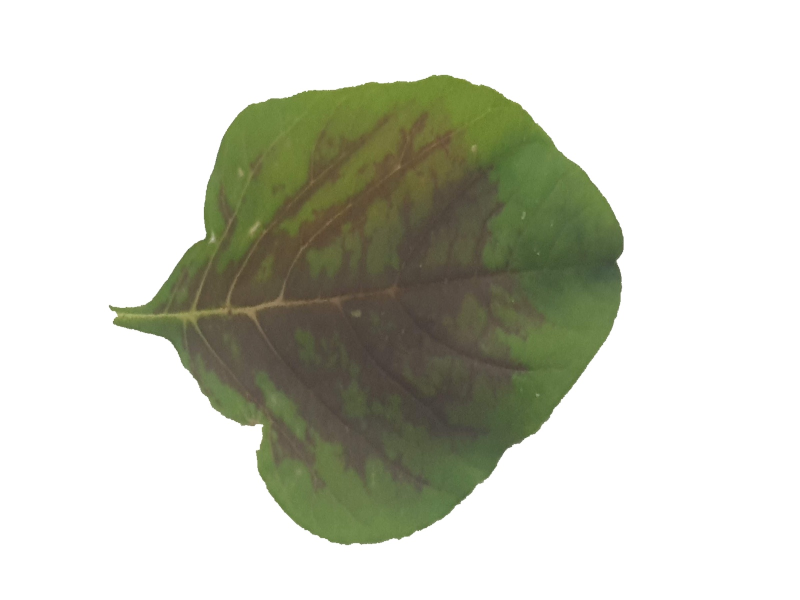
#> input picture Amaranthus viridis (1).jpg, 1600 x 1200 px (shown at 1/2 size)
$ python -i segmentation.py   (imports and definitions only)
#> lines starting #> are read from the running program, lines starting #| are printed output that depends on the picture; after the words box and inside, x2 and y2 are one past the last pixel; in counts of white or black regions, pixels touching at a corner belong together
#> in preprocess_image, img is the input picture: PIL image 1600x1200 RGB; mean R, G, B 203.2, 204.9, 193.1
"""Image segmentation module for leaf foreground isolation.

Implements the 'Image Segmentation' stage of the plant classification flowchart.
Segments the leaf from background using color masking, Otsu thresholding,
morphological cleanup, and contour-guided GrabCut refinement.
"""
from __future__ import annotations

import os
from typing import Tuple

import cv2
import numpy as np
from PIL import Image


def segment_leaf(image_rgb: np.ndarray, use_grabcut: bool = True) -> Tuple[np.ndarray, np.ndarray]:
    """Segments the leaf from background.

    Args:
        image_rgb: HxWx3 uint8 RGB image.
        use_grabcut: Whether to refine the mask with GrabCut (defaults to True).

    Returns:
        segmented_rgb: HxWx3 uint8 image with background masked out to black (0).
        mask: HxW uint8 binary mask where 255 is leaf foreground, 0 is background.
    """
#> called with use_grabcut = True
    h, w = image_rgb.shape[:2]
#> h = 1200; w = 1600
    if h == 0 or w == 0:
        return image_rgb, np.ones((h, w), dtype=np.uint8) * 255

    # 1. Color space conversion
    hsv = cv2.cvtColor(image_rgb, cv2.COLOR_RGB2HSV)
#> hsv: shape (1200, 1600, 3); mean H, S, V 10.6, 30.1, 206

    # 2. Compute Excess Green Index (ExG = 2*G - R - B)
    r = image_rgb[:, :, 0].astype(np.float32)
    g = image_rgb[:, :, 1].astype(np.float32)
    b = image_rgb[:, :, 2].astype(np.float32)
    exg = 2.0 * g - r - b
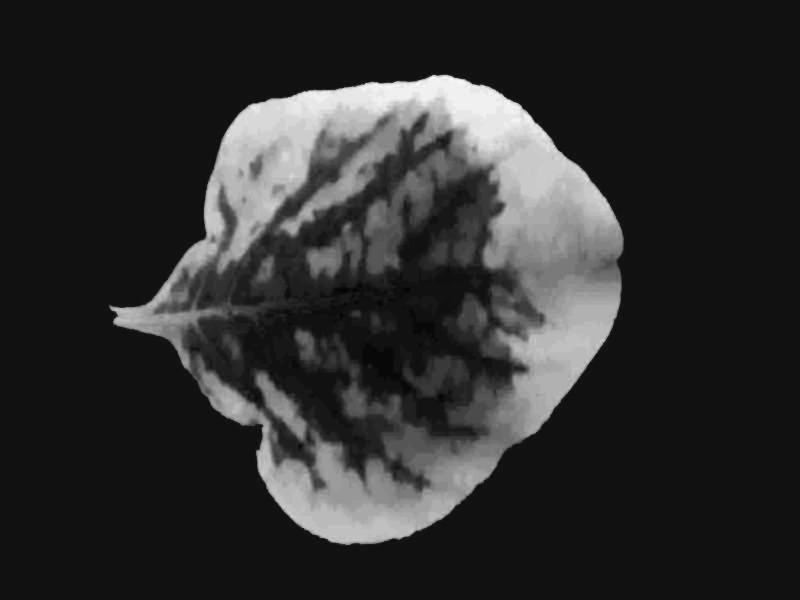
#> exg: shape (1200, 1600) float32 (shown at 1/2 size); min -8, max 111, mean 13.4; drawn with min black and max white
    exg_norm = cv2.normalize(exg, None, 0, 255, cv2.NORM_MINMAX).astype(np.uint8)

    # Otsu thresholding on ExG
    _, mask_otsu = cv2.threshold(exg_norm, 0, 255, cv2.THRESH_BINARY + cv2.THRESH_OTSU)
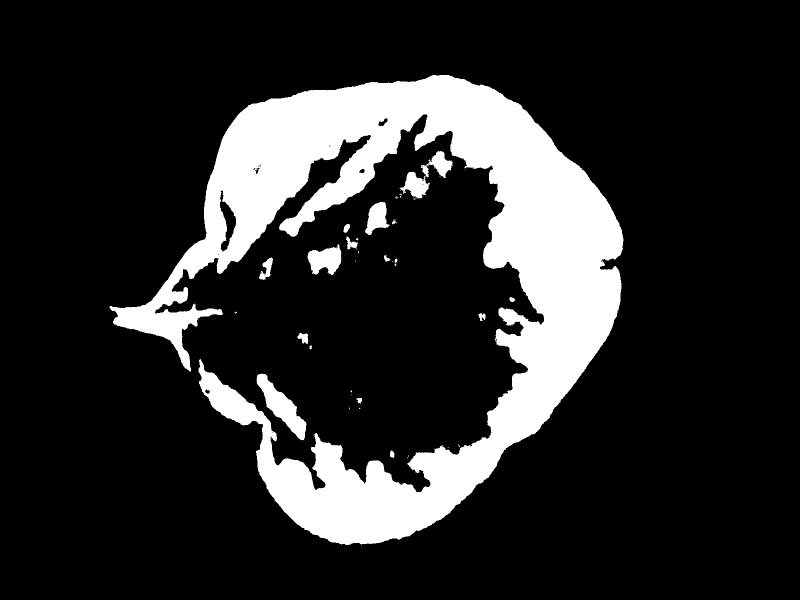
#> mask_otsu: shape (1200, 1600) (shown at 1/2 size); 16.7% white; 51 white regions (33 under 20 px), largest, box (x1, y1, x2, y2) and area: (219, 150, 1247, 1090) 305805, (513, 747, 613, 881) 4723, (615, 488, 683, 550) 2726

    # HSV green / plant range mask
    lower_green = np.array([20, 25, 25])
    upper_green = np.array([105, 255, 255])
    mask_hsv = cv2.inRange(hsv, lower_green, upper_green)
#> mask_hsv: shape (1200, 1600); 26% white; 108 white regions (99 under 20 px), largest, box (x1, y1, x2, y2) and area: (218, 149, 1247, 1090) 496549, (740, 624, 793, 668) 1246, (700, 620, 725, 636) 294

    # Combined initial mask
    mask_combined = cv2.bitwise_or(mask_otsu, mask_hsv)

    # 3. Morphological operations (remove noise, fill interior holes)
    kernel_small = cv2.getStructuringElement(cv2.MORPH_ELLIPSE, (5, 5))
    kernel_large = cv2.getStructuringElement(cv2.MORPH_ELLIPSE, (9, 9))
    mask_cleaned = cv2.morphologyEx(mask_combined, cv2.MORPH_OPEN, kernel_small, iterations=2)
#> mask_cleaned: shape (1200, 1600); 25.7% white; 6 white regions, box (x1, y1, x2, y2) and area: (222, 149, 1247, 1090) 490770, (740, 624, 791, 668) 1149, (702, 620, 723, 636) 268, (705, 889, 718, 909) 203, (521, 603, 535, 615) 121, (887, 403, 896, 412) 57
    mask_cleaned = cv2.morphologyEx(mask_cleaned, cv2.MORPH_CLOSE, kernel_large, iterations=2)
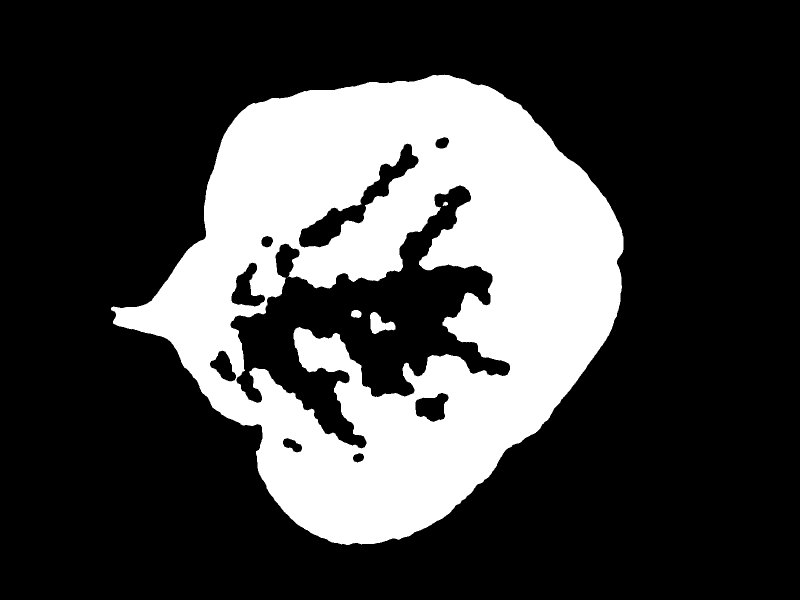
#> mask_cleaned: shape (1200, 1600) (shown at 1/2 size); 26.1% white; 5 white regions (1 under 20 px)

    # 4. Find largest connected component (the leaf)
    contours, _ = cv2.findContours(mask_cleaned, cv2.RETR_EXTERNAL, cv2.CHAIN_APPROX_SIMPLE)
#> contours = 1 contour; box (x1, y1, x2, y2) and area: (222, 149, 1247, 1090) 621569
    if not contours:
        # Fallback to entire image if no contours found
        mask = np.ones((h, w), dtype=np.uint8) * 255
        return image_rgb, mask

    largest_cnt = max(contours, key=cv2.contourArea)
#> largest_cnt = contour of 1565 points, box (x1, y1, x2, y2) (222, 149, 1247, 1090), area 621569
    leaf_mask = np.zeros((h, w), dtype=np.uint8)
    cv2.drawContours(leaf_mask, [largest_cnt], -1, 255, thickness=cv2.FILLED)
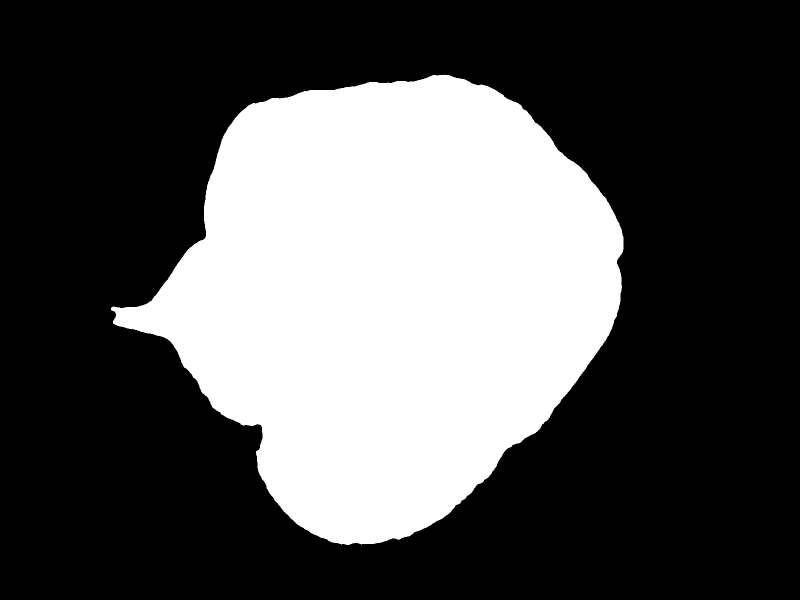
#> leaf_mask: shape (1200, 1600) (shown at 1/2 size); 32.4% white; 1 white region, box (x1, y1, x2, y2) and area: (222, 149, 1247, 1090) 622981

    # Fill internal holes of the largest contour
    leaf_mask = cv2.morphologyEx(leaf_mask, cv2.MORPH_CLOSE, kernel_large, iterations=2)

    # 5. Optional GrabCut refinement
    if use_grabcut and cv2.contourArea(largest_cnt) > 200:
        try:
            x, y, bw, bh = cv2.boundingRect(largest_cnt)
#> x = 222; y = 149; bw = 1025; bh = 941
            margin = 5
            x0 = max(0, x - margin)
#> x0 = 217
            y0 = max(0, y - margin)
#> y0 = 144
            x1 = min(w, x + bw + margin)
#> x1 = 1252
            y1 = min(h, y + bh + margin)
#> y1 = 1095
            rect = (x0, y0, max(1, x1 - x0), max(1, y1 - y0))
#> rect = (217, 144, 1035, 951)

            grab_mask = np.zeros((h, w), dtype=np.uint8)
            grab_mask[leaf_mask == 255] = cv2.GC_PR_FGD
            grab_mask[leaf_mask == 0] = cv2.GC_BGD

            if rect[2] > 10 and rect[3] > 10:
                bgd_model = np.zeros((1, 65), np.float64)
                fgd_model = np.zeros((1, 65), np.float64)
                cv2.grabCut(image_rgb, grab_mask, rect, bgd_model, fgd_model, iterCount=3, mode=cv2.GC_INIT_WITH_MASK)
                final_mask = np.where((grab_mask == cv2.GC_FGD) | (grab_mask == cv2.GC_PR_FGD), 255, 0).astype(np.uint8)
                if np.sum(final_mask) > 100:
                    leaf_mask = final_mask
        except Exception:
            pass

    segmented_rgb = cv2.bitwise_and(image_rgb, image_rgb, mask=leaf_mask)
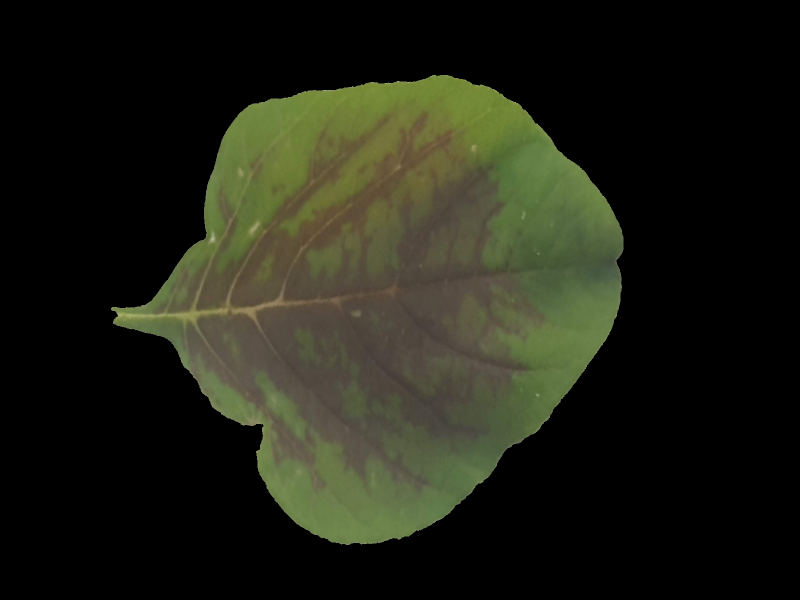
#> segmented_rgb: shape (1200, 1600, 3) (shown at 1/2 size); mean R, G, B 30.9, 32.6, 20.9
    return segmented_rgb, leaf_mask


def preprocess_image(image_path: str, target_size: Tuple[int, int] = (128, 128)) -> Tuple[np.ndarray, np.ndarray]:
    """Loads image, applies bilateral smoothing, segments the leaf, and resizes.

    Returns:
        segmented_rgb: (target_size[0], target_size[1], 3) uint8 RGB array
        mask: (target_size[0], target_size[1]) uint8 binary mask array
    """
    img = Image.open(image_path).convert("RGB")
    arr = np.array(img)

    # Mild bilateral filtering to preserve edges while smoothing noise
    filtered = cv2.bilateralFilter(arr, d=5, sigmaColor=50, sigmaSpace=50)

    segmented, mask = segment_leaf(filtered, use_grabcut=True)
#> mask: shape (1200, 1600); 32.4% white; 1 white region, box (x1, y1, x2, y2) and area: (222, 150, 1247, 1090) 622073

    # Resize to target size
    segmented_resized = cv2.resize(segmented, target_size, interpolation=cv2.INTER_AREA)
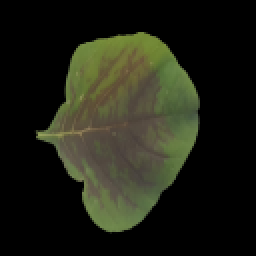
#> segmented_resized: shape (128, 128, 3) (shown 2 times larger); mean R, G, B 30.9, 32.6, 20.9
    mask_resized = cv2.resize(mask, target_size, interpolation=cv2.INTER_NEAREST)
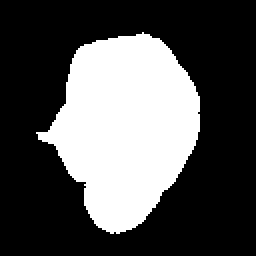
#> mask_resized: shape (128, 128) (shown 2 times larger); 32.4% white; 1 white region, box (x1, y1, x2, y2) and area: (18, 16, 100, 117) 5307

    return segmented_resized, mask_resized

>>> result = preprocess_image('../Amaranthus viridis (1).jpg')
